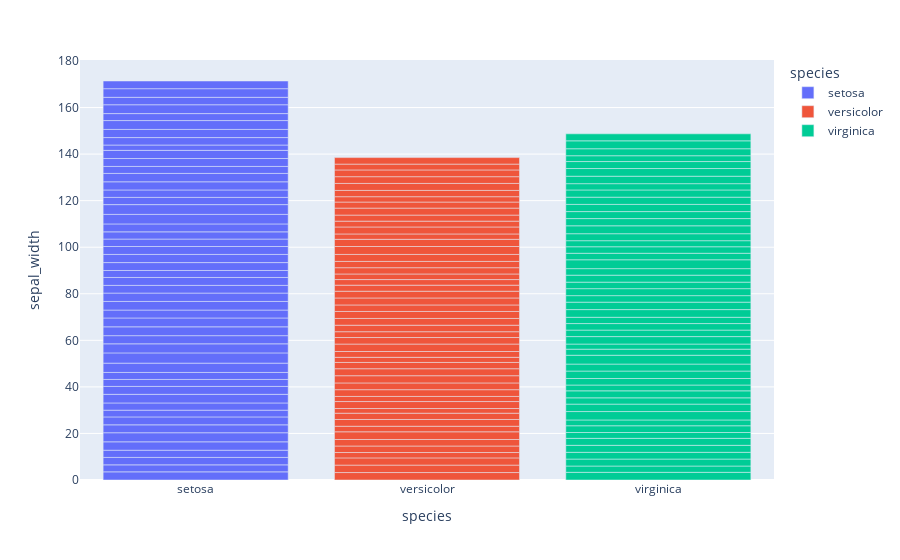

Notebook source saved alongside this figure:
### Markdown cell above
## 3. Bar plot

### Code cell
fig3=px.bar(df,x='species',y='sepal_width',color='species')
fig3.show()
# fig2.write_image('2_Line.png')

### Figure 1 — Plotly figure (JSON) as saved in the notebook; plotly's stock layout.template omitted (floating-point values rounded to 4 significant figures)
{"data": [{"hovertemplate": "species=%{x}<br>sepal_width=%{y}<extra></extra>", "legendgroup": "setosa", "marker": {"color": "#636efa", "pattern": {"shape": ""}}, "name": "setosa", "orientation": "v", "showlegend": true, "textposition": "auto", "type": "bar", "x": ["setosa", "setosa", "setosa", "setosa", "setosa", "setosa", "setosa", "setosa", "setosa", "setosa", "setosa", "setosa", "setosa", "setosa", "setosa", "setosa", "setosa", "setosa", "setosa", "setosa", "setosa", "setosa", "setosa", "setosa", "setosa", "setosa", "setosa", "setosa", "setosa", "setosa", "setosa", "setosa", "setosa", "setosa", "setosa", "setosa", "setosa", "setosa", "setosa", "setosa", "setosa", "setosa", "setosa", "setosa", "setosa", "setosa", "setosa", "setosa", "setosa", "setosa"], "xaxis": "x", "y": [3.5, 3.0, 3.2, 3.1, 3.6, 3.9, 3.4, 3.4, 2.9, 3.1, 3.7, 3.4, 3.0, 3.0, 4.0, 4.4, 3.9, 3.5, 3.8, 3.8, 3.4, 3.7, 3.6, 3.3, 3.4, 3.0, 3.4, 3.5, 3.4, 3.2, 3.1, 3.4, 4.1, 4.2, 3.1, 3.2, 3.5, 3.6, 3.0, 3.4, 3.5, 2.3, 3.2, 3.5, 3.8, 3.0, 3.8, 3.2, 3.7, 3.3], "yaxis": "y"}, {"hovertemplate": "species=%{x}<br>sepal_width=%{y}<extra></extra>", "legendgroup": "versicolor", "marker": {"color": "#EF553B", "pattern": {"shape": ""}}, "name": "versicolor", "orientation": "v", "showlegend": true, "textposition": "auto", "type": "bar", "x": ["versicolor", "versicolor", "versicolor", "versicolor", "versicolor", "versicolor", "versicolor", "versicolor", "versicolor", "versicolor", "versicolor", "versicolor", "versicolor", "versicolor", "versicolor", "versicolor", "versicolor", "versicolor", "versicolor", "versicolor", "versicolor", "versicolor", "versicolor", "versicolor", "versicolor", "versicolor", "versicolor", "versicolor", "versicolor", "versicolor", "versicolor", "versicolor", "versicolor", "versicolor", "versicolor", "versicolor", "versicolor", "versicolor", "versicolor", "versicolor", "versicolor", "versicolor", "versicolor", "versicolor", "versicolor", "versicolor", "versicolor", "versicolor", "versicolor", "versicolor"], "xaxis": "x", "y": [3.2, 3.2, 3.1, 2.3, 2.8, 2.8, 3.3, 2.4, 2.9, 2.7, 2.0, 3.0, 2.2, 2.9, 2.9, 3.1, 3.0, 2.7, 2.2, 2.5, 3.2, 2.8, 2.5, 2.8, 2.9, 3.0, 2.8, 3.0, 2.9, 2.6, 2.4, 2.4, 2.7, 2.7, 3.0, 3.4, 3.1, 2.3, 3.0, 2.5, 2.6, 3.0, 2.6, 2.3, 2.7, 3.0, 2.9, 2.9, 2.5, 2.8], "yaxis": "y"}, {"hovertemplate": "species=%{x}<br>sepal_width=%{y}<extra></extra>", "legendgroup": "virginica", "marker": {"color": "#00cc96", "pattern": {"shape": ""}}, "name": "virginica", "orientation": "v", "showlegend": true, "textposition": "auto", "type": "bar", "x": ["virginica", "virginica", "virginica", "virginica", "virginica", "virginica", "virginica", "virginica", "virginica", "virginica", "virginica", "virginica", "virginica", "virginica", "virginica", "virginica", "virginica", "virginica", "virginica", "virginica", "virginica", "virginica", "virginica", "virginica", "virginica", "virginica", "virginica", "virginica", "virginica", "virginica", "virginica", "virginica", "virginica", "virginica", "virginica", "virginica", "virginica", "virginica", "virginica", "virginica", "virginica", "virginica", "virginica", "virginica", "virginica", "virginica", "virginica", "virginica", "virginica", "virginica"], "xaxis": "x", "y": [3.3, 2.7, 3.0, 2.9, 3.0, 3.0, 2.5, 2.9, 2.5, 3.6, 3.2, 2.7, 3.0, 2.5, 2.8, 3.2, 3.0, 3.8, 2.6, 2.2, 3.2, 2.8, 2.8, 2.7, 3.3, 3.2, 2.8, 3.0, 2.8, 3.0, 2.8, 3.8, 2.8, 2.8, 2.6, 3.0, 3.4, 3.1, 3.0, 3.1, 3.1, 3.1, 2.7, 3.2, 3.3, 3.0, 2.5, 3.0, 3.4, 3.0], "yaxis": "y"}], "layout": {"barmode": "relative", "legend": {"title": {"text": "species"}, "tracegroupgap": 0}, "margin": {"t": 60}, "xaxis": {"anchor": "y", "categoryarray": ["setosa", "versicolor", "virginica"], "categoryorder": "array", "domain": [0, 1], "title": {"text": "species"}}, "yaxis": {"anchor": "x", "domain": [0, 1], "title": {"text": "sepal_width"}}}}
